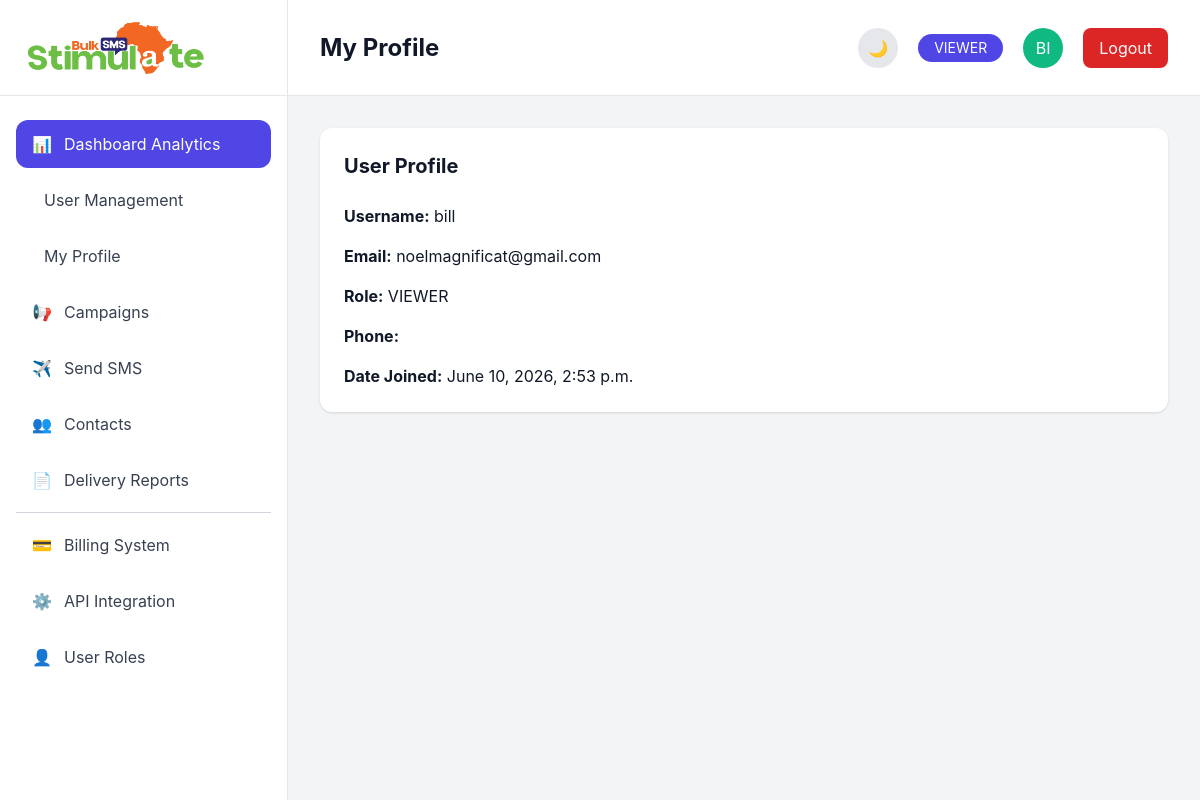
The page /accounts/profile/ (signed in) on the database its author committed.
### accounts/models.py (models this page shows, shortened)
class User(AbstractUser):
    ROLE_CHOICES = [
        ('SUPER_ADMIN', 'Super Admin'),
        ('ADMIN', 'Admin'),
        ('MANAGER', 'Manager'),
        ('OPERATOR', 'Operator'),
        ('VIEWER', 'Viewer'),
    ]
    role = models.CharField(
        max_length=20,
        choices=ROLE_CHOICES,
        default='VIEWER'
    )
    phone = models.CharField(
        max_length=20,
        blank=True
    )
    avatar = models.ImageField(
        upload_to='avatars/',
        blank=True,
        null=True
    )
    created_at = models.DateTimeField(
        auto_now_add=True
    )
    updated_at = models.DateTimeField(
        auto_now=True
    )

### accounts/views.py (the view)
# urls.py: path('profile/', views.profile_view, name='profile'),
@login_required
def profile_view(request):
    return render(
        request,
        'accounts/profile.html',
        {
            'user_obj': request.user
        }
    )

### templates/accounts/profile.html (shortened to what this page needs)
{% extends 'base.html' %}
{% block page_title %}
My Profile
{% endblock %}
{% block content %}
<div class="bg-white dark:bg-[#172033] rounded-xl p-6 shadow">
    <h2 class="text-xl font-bold mb-6">
        User Profile
    </h2>
    <div class="space-y-4">
        <p>
            <strong>Username:</strong>
            {{ user_obj.username }}
        </p>
        <p>
            <strong>Email:</strong>
            {{ user_obj.email }}
        </p>
        <p>
            <strong>Role:</strong>
            {{ user_obj.role }}
        </p>
        <p>
            <strong>Phone:</strong>
        </p>
        <p>
            <strong>Date Joined:</strong>
            {{ user_obj.date_joined }}
        </p>
    </div>
</div>
{% endblock %}

### templates/base.html (shortened to what this page needs)
{% load static %}
<!DOCTYPE html>
<html lang="en">
<head>
    <script src="https://cdn.tailwindcss.com"></script>
    <link rel="stylesheet" href="https://cdnjs.cloudflare.com/ajax/libs/font-awesome/6.4.0/css/all.min.css">
    <link rel="stylesheet" href="{% static 'css/style.css' %}">
</head>
<body
    x-data="{
        darkMode: localStorage.getItem('darkMode') === 'true'
    }"
    x-init="
        darkMode
        ? document.documentElement.classList.add('dark')
        : document.documentElement.classList.remove('dark')
    "
    :class="{ 'dark': darkMode }"
    class="
        bg-gray-100 dark:bg-[#0B1120]
        text-gray-900 dark:text-white
        transition-colors duration-300
    "
>
    <div class="flex h-screen overflow-hidden">
        {% if request.user.is_authenticated %}
        <aside class="
            w-72
            border-r
            flex
            flex-col
            bg-white dark:bg-[#172033]
            border-gray-200 dark:border-gray-800
            transition-colors duration-300
        ">
            <div class="
                h-24
                flex
                items-center
                px-6
                border-b
                border-gray-200 dark:border-gray-800
            ">
                <img
                    src="{% static 'images/logo.png' %}"
                    class="h-14"
                    alt="Stimulate Logo"
                >
            </div>
            <nav class="
                flex-1
                px-4
                py-6
                overflow-y-auto
                sidebar-scroll
            ">
                <ul class="space-y-2">
                    <li>
                        <a href="{% url 'dashboard' %}"
                            class="
                                flex
                                items-center
                                gap-3
                                px-4
                                py-3
                                rounded-xl
                                bg-primary
                                text-white
                            ">
                            <span>📊</span>
                            Dashboard Analytics
                        </a>
                    </li>
  <li>
                        <a href="{% url 'accounts:user_list' %}"
                            class="
                                flex
                                items-center
                                gap-3
                                px-4
                                py-3
                                rounded-xl
                                text-gray-700 dark:text-gray-200
                                hover:bg-gray-100 dark:hover:bg-gray-700
                                hover:text-primary
                                transition
                            ">
    User Management
</a>
 </li>
    <li>
                        <a href="{% url 'accounts:profile' %}"
                            class="
                                flex
                                items-center
                                gap-3
                                px-4
                                py-3
                                rounded-xl
                                text-gray-700 dark:text-gray-200
                                hover:bg-gray-100 dark:hover:bg-gray-700
                                hover:text-primary
                                transition
                            ">
                            My Profile
                       </a>
                       </li>
                    <li>
                        <a href="#"
                            class="
                                flex
                                items-center
                                gap-3
                                px-4
                                py-3
                                rounded-xl
                                text-gray-700 dark:text-gray-200
                                hover:bg-gray-100 dark:hover:bg-gray-700
                                hover:text-primary
                                transition
                            ">
                            <span>📢</span>
                            Campaigns
                        </a>
                    </li>
                    <li>
                        <a href="#"
                            class="
                                flex
                                items-center
                                gap-3
                                px-4
                                py-3
                                rounded-xl
                                text-gray-700 dark:text-gray-200
                                hover:bg-gray-100 dark:hover:bg-gray-700
                                hover:text-primary
                                transition
                            ">
                            <span>✈️</span>
                            Send SMS
                        </a>
                    </li>
                    <li>
                        <a href="{% url 'contacts:contact_list' %}"
                            class="
                                flex
                                items-center
                                gap-3
                                px-4
                                py-3
                                rounded-xl
                                text-gray-700 dark:text-gray-200
                                hover:bg-gray-100 dark:hover:bg-gray-700
                                hover:text-primary
                                transition
                            ">
                            <span>👥</span>
                            Contacts
                        </a>
                    </li>
                    <li>
                        <a href="#"
                            class="
                                flex
                                items-center
                                gap-3
                                px-4
                                py-3
                                rounded-xl
                                text-gray-700 dark:text-gray-200
                                hover:bg-gray-100 dark:hover:bg-gray-700
                                hover:text-primary
                                transition
                            ">
                            <span>📄</span>
                            Delivery Reports
                        </a>
                    </li>
                    <hr class="border-gray-300 dark:border-gray-700 my-4">
                    <li>
                        <a href="#"
                            class="
                                flex
                                items-center
                                gap-3
                                px-4
                                py-3
                                rounded-xl
                                text-gray-700 dark:text-gray-200
                                hover:bg-gray-100 dark:hover:bg-gray-700
                                hover:text-primary
                                transition
                            ">
                            <span>💳</span>
                            Billing System
                        </a>
                    </li>
                    <li>
                        <a href="#"
                            class="
                                flex
                                items-center
                                gap-3
                                px-4
                                py-3
                                rounded-xl
                                text-gray-700 dark:text-gray-200
                                hover:bg-gray-100 dark:hover:bg-gray-700
                                hover:text-primary
                                transition
                            ">
                            <span>⚙️</span>
                            API Integration
                        </a>
                    </li>
                    <li>
                        <a href="#"
                            class="
                                flex
                                items-center
                                gap-3
                                px-4
                                py-3
                                rounded-xl
                                text-gray-700 dark:text-gray-200
                                hover:bg-gray-100 dark:hover:bg-gray-700
                                hover:text-primary
                                transition
                            ">
                            <span>👤</span>
                            User Roles
                        </a>
                    </li>
                </ul>
            </nav>
        </aside>
{% endif %}
        <div class="flex-1 flex flex-col overflow-hidden">
            <header class="
                h-24
                px-8
                flex
                items-center
                justify-between
                border-b
                bg-white dark:bg-[#172033]
                border-gray-200 dark:border-gray-800
                transition-colors duration-300
            ">
                <div>
                    <h1 class="
                        text-2xl
                        font-bold
                        text-gray-900 dark:text-white
                    ">
                        {% block page_title %}{% endblock %}
                    </h1>
                </div>
                {% if request.user.is_authenticated %}
<div class="flex items-center gap-5">
                    <button
                        @click="
                            darkMode = !darkMode;
                            localStorage.setItem('darkMode', darkMode);
                            darkMode
                            ? document.documentElement.classList.add('dark')
                            : document.documentElement.classList.remove('dark');
                        "
                        class="
                            w-10
                            h-10
                            rounded-full
                            bg-gray-200 dark:bg-gray-700
                            flex
                            items-center
                            justify-center
                            hover:scale-110
                            transition
                        "
                    >
                        <span x-show="!darkMode">🌙</span>
                    </button>
                    <span class="
                        bg-primary
                        text-white
                        px-4
                        py-1
                        rounded-full
                        text-sm
                    ">
                      {{ request.user.role }}
                    </span>
                    <div class="
                        w-10
                        h-10
                        rounded-full
                        bg-secondary
                        flex
                        items-center
                        justify-center
                        text-white
                    ">
                       {{ request.user.username|slice:":2"|upper }}
                    </div>
<a
    href="{% url 'accounts:logout' %}"
    class="
        px-4
        py-2
        rounded-lg
        bg-red-600
        text-white
        hover:bg-red-700
        transition
    "
>
    Logout
</a>
               </div>
            {% endif %}
            </header>
            <main
                class="
                    flex-1
                    overflow-y-auto
                    p-8
                    bg-gray-100 dark:bg-[#0B1120]
                    text-gray-900 dark:text-white
                    transition-colors duration-300
                "
            >
                {% block content %}
                {% endblock %}
            </main>
        </div>
    </div>
</head>
<body>
</html>

### static/css/style.css (style rules this page uses)
:root { --bg: #f4f6f9; --surface: #ffffff; --muted: #6b7280; --text: #111827; --primary: #4F46E5; --primary-700: #4338ca; --secondary: #10B981; --card-shadow: 0 6px 18px rgba(15,23,42,0.06); --radius: 12px; }
body { margin:0; background:var(--bg); color:var(--text); font-family: Inter, ui-sans-serif, system-ui, -apple-system, "Segoe UI", Roboto, "Helvetica Neue", Arial; -webkit-font-smoothing:antialiased; -moz-osx-font-smoothing:grayscale; transition: background-color .25s ease, color .25s ease; }
.rounded-lg { border-radius:14px }

### rows shown on the page
User: user.role "VIEWER", user.username "BI", username "bill", email "noelmagnificat@gmail.com", role "VIEWER", date_joined "June 10, 2026, 2:53 p.m."
